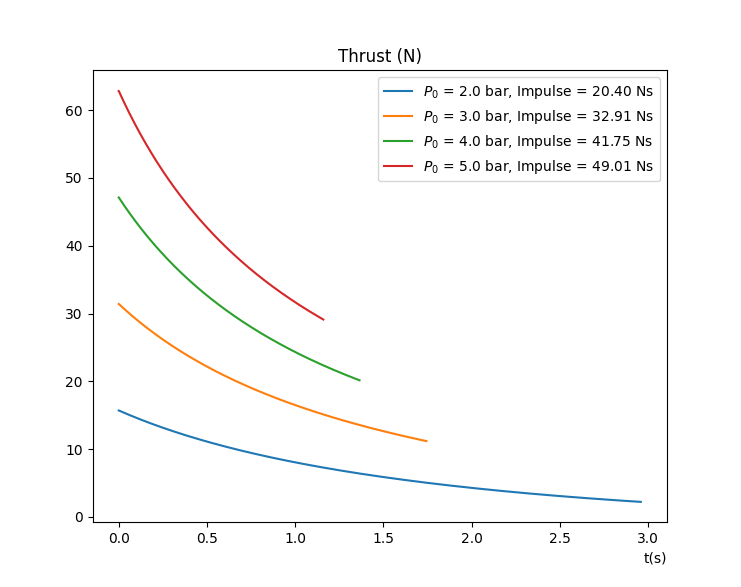

This figure's Python source:
from main import *

def midpoint(x, y):
    # Integrate y with midpoint method
    ret = 0.0
    for i in range(len(y) - 1):
        mid = (y[i + 1] + y[i]) / 2.0
        ret += mid * (x[i + 1] - x[i])
    return ret

def thrust(v, tank):
    # Thrust exerted by the ejected fluid onto the tank/rocket
    return rho * tank.s * v**2

if __name__ == "__main__":
    # Run the simulation
    tank = Tank(D = 0.09, d = 0.01)
    fig, ax = plt.subplots()
    ax.set_title("Thrust (N)")
    ax.set_xlabel("t(s)", loc="right")

    for c in (2., 3., 4., 5.):
        ic = InitialConditions(P0 = c * Pa, z0 = 0.33 * tank.H)
        dt = 10**-5 * tank.H / abs(F(ic.z0, tank, ic))
        t, z, v, p = euler(tank, ic)

        # Compute the thrust produced over the different time steps
        th = [thrust(vv, tank) for vv in v]
        impulse = midpoint(t, th)
        mean_th = impulse / t[-1]
        ax.plot(t, th, label = f"$P_0$ = {c} bar, Impulse = {impulse:.2f} Ns")
    ax.legend()
    plt.show()

    # Cinetic energy is the integral of this temp array
    temp = [tth * vv for tth, vv in zip(v, th)]
    cinetic = midpoint(t, temp)
    # print(f"Propulsion energy : {cinetic:.2f} J")

    # Pressure forces work
    V = [(tank.H - zz) * tank.S for zz in z]
    pW = midpoint(V, p)
    # print(f"Pressure forces work: {pW:.2f} J")
